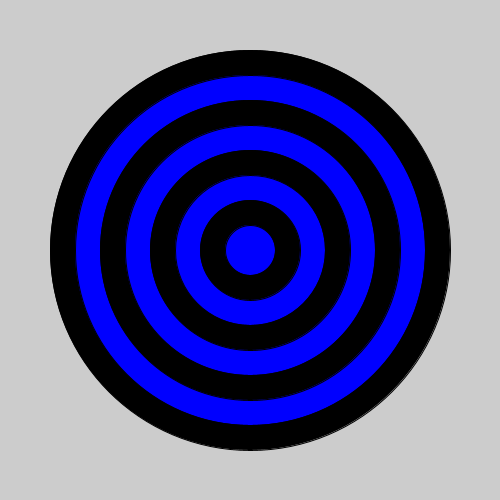
Frame 1 (no input)
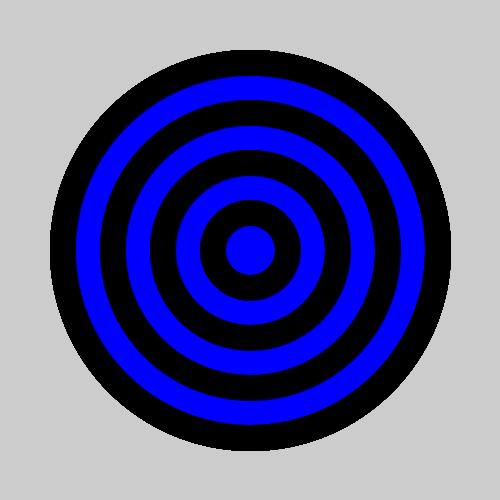
Frame 60 (the mouse pressed at the canvas centre just before this capture)
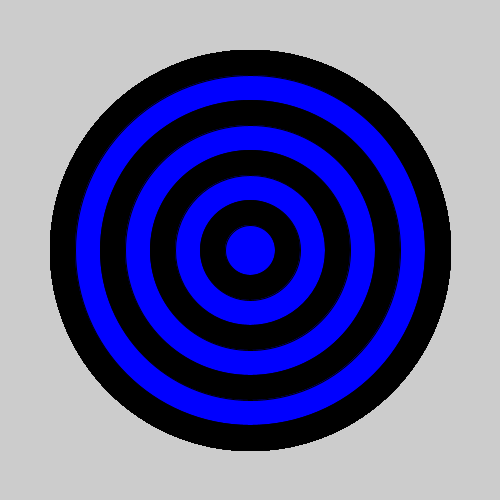
Frame 120 (the mouse held since frame 60 and released just before this capture)

The Processing sketch that drew these frames (run headless with seeded random() and noise(); from frame 60 on, the mouse is pressed at the canvas centre):

// Processing sketch: bullseye
// ── bullseye.pde

void setup() {
 
  // set the size of your sketch
  size(500,500);
}

void draw() {

  //Starting with the largest ellipse, use a for loop to draw a bullseye with ellipses.
  for(int i=8;i>0;i--){
      if(i % 2 == 0){
        
      fill(0,0,0);
      }else{    fill(0,0,255);}
        
      ellipse(250,250,i*50,i*50);
      
    fill(255,0,0);
  
  }
  //Use an if statemet and remainder to alternate the color of your rings.
  
  
}
